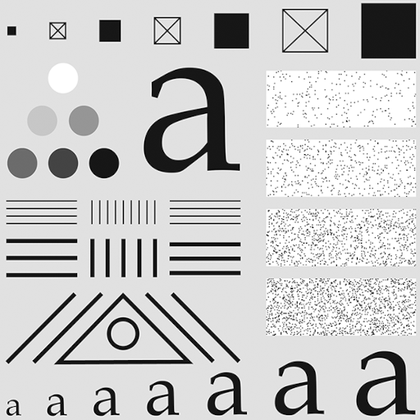
%> input picture images/characters.pgm, 420 x 420 px, shrunk from 512 x 512 before the run
$ octave ex1.m   (GNU Octave 9; MATLAB toolbox functions it lacks are replaced by stand-ins)
%> lines starting %> are read from the running program, lines starting %| are printed output that depends on the picture; in (x1, y1, x2, y2) boxes, pixels count from 0 and x2, y2 are one past the last pixel; in counts of white or black regions, pixels touching at a corner belong together; the program's own positions count from 1
### lab3/ex1/centeredFourierSpectrum.m
function [spectrum, greyScaleSpectrum] = centeredFourierSpectrum(img)
    [H, W] = size(img);
    imgd = double(img);

    % in order to compute the centered Fourier spectrum, we need to first
    % multiply each pixel of the image by (-1)^(x+y)
    temp = zeros(H, W, 'double');
    for x = 1:H
        for y = 1:W
            temp(x, y) = (-1)^(x + y) * imgd(x, y);
        end
    end


    fft = fft2(temp);

    % the Fourier spectrum computed after the formula : square root of the
    % sum of the real part raised to the power of 2 and the imaginary part
    % raised to the power of 2
    spectrum = zeros(H, W, 'double');
    for x = 1:H
        for y = 1:W
            spectrum(x, y) = sqrt(real(fft(x, y))^2 + imag(fft(x, y))^2);
        end
    end


    greyScaleSpectrum = spectrum/(max(spectrum(:))) * 255;


% [19 lines of commented-out code are left out]

end

### lab3/ex1/logFourierSpectrum.m
function [log_spectrum, greyScaleLogSpectrum] = logFourierSpectrum(spectrum)

    [H, W] = size(spectrum);
    spectrum = double(spectrum);

    log_spectrum = zeros(H, W, 'double');

    % Log transformation
    for i=1:H
        for j=1:W
            formula_term = double(1 + spectrum(i,j));
            log_spectrum(i,j) = log2(formula_term);
        end
    end

    % conversion to grey scale (8-bit)
    greyScaleLogSpectrum = uint8(log_spectrum/(max(log_spectrum(:))) * 255);
end

### lab3/ex1/expFourierSpectrum.m
function exp_spectrum = expFourierSpectrum(spectrum)
    [H, W] = size(spectrum);
    spectrum = double(spectrum);

    % Exponantial transformation
    exp_spectrum = zeros(H, W, 'double');

    for i=1:H
        for j=1:W
            formula_term = double(1 + spectrum(i,j));
            exp_spectrum(i,j) = exp(formula_term);
        end
    end

    exp_spectrum = exp_spectrum/(max(exp_spectrum(:))) * 255;
end

### lab3/ex1/highPassButterworthFilter.m
function H=highPassButterworthFilter(D0,n,M,N)
% Returns centered at (M/2, N/2) kernel
rfloor = floor(M/2); rceil = ceil(M/2); % midpoint along rows
cfloor = floor(N/2); cceil = ceil(N/2); % midpoint along columns
u = -rfloor:rceil-1; % centered vector along rows
v = -cfloor:cceil-1; % centered vector along columns
[V,U] = meshgrid(v,u); % mesh of size M x N
D = ((U).^2 + (V).^2).^(1/2);
H = 1./(1 + ((D0./D).^(2*n)));
end

### lab3/ex1/convolutionFilter.m
function g = convolutionFilter(img, H)
 if size(H) ~= 2*size(img)
     error("Error. Size of H must be 2x size of the image.");
 end
  img = double(img);
  H = double(H);
  [M, N]= size(img);
  P=2*M; Q=2*N;

  imgPadded=zeros(P,Q);                 % pad the image
  imgPadded(1:M, 1:N) = img;
  imgPadded = shift(imgPadded, M,N);    % center the image

  F = fft2(imgPadded);                  % frequency domain representation
  G = F .* H;                           % convolution in frequency domain

  g = real(ifft2(G));                   % return to spatial domain
  g = shift(g, M,N);                    % uncenter the image
  g = g(1:M, 1:N);                      % extract the original image

  g=uint8(g);

  function f = shift(f, M, N)           % helper to (un)center the image
  for i=0:(M-1)
      for j=0:(N-1)
          f(i+1, j+1)=  f(i+1, j+1) * (-1)^(i+j);
      end
   end
  end
end

### lab3/ex1/ex1.m
clear all;

img = imread("..\..\images\characters.pgm");
%> img is the input picture: size 420x420 uint8; min 0, max 255, mean 201.6

% exercise 1a
[centeredSpectrum, greyScaleCenteredSpectrum] = centeredFourierSpectrum(img);
figure(); imshow(greyScaleCenteredSpectrum);
title("Centred Fourier spectrum of characters.pgm");

% exercise 1b - the previous centered Fourier spectrum to which we apply the
% log and exponential transformations
[logSpectrum, greyScaleLogSpectrum] = logFourierSpectrum(centeredSpectrum);
%> after the loop in logFourierSpectrum, `for i=1:H`:
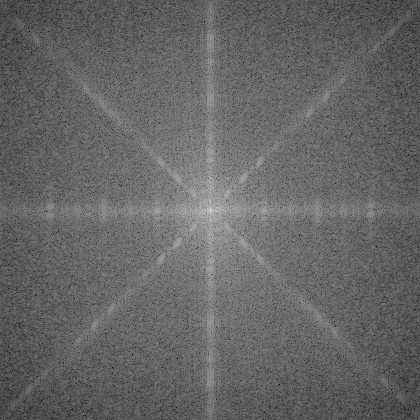
%> log_spectrum: size 420x420 double; min 4.05, max 25.08, mean 12.4; drawn with min black and max white
figure(); imshow(greyScaleLogSpectrum);
title({'Log transformation applied to the';'centered Fourier spectrum for characters.pgm'})

expSpectrum = expFourierSpectrum(logSpectrum);
figure(); imshow(expSpectrum);
title({'Exponential transformation applied to the';'log Fourier spectrum for characters.pgm'})

% exercise 1c
imgd = double(img);
ft = fft2(imgd);
conjugate = conj(ft);
conjugate(1,1) = 0;
ift = ifft2(conjugate);
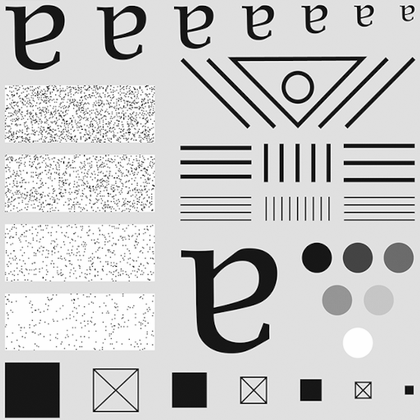
%> ift: size 420x420 double; min -201.6, max 53.42, mean 0; drawn with min black and max white
result = uint8(ift);
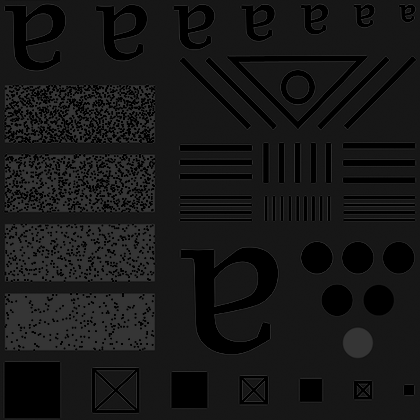
%> result: size 420x420 uint8; min 0, max 53, mean 22.9
figure(); imshow(result);
title('Result 1c')


% exercise 1f
n=2;
D0=60;
[M, N]= size(img);
%> M = 420; N = 420
P=2*M; Q=2*N;
%> after `P=2*M`: P = 840
%> after `Q=2*N`: Q = 840
H=highPassButterworthFilter(D0, n, P,Q);
out = convolutionFilter(img, H);
%> in convolutionFilter, `imgPadded(1:M, 1:N) = img;`:
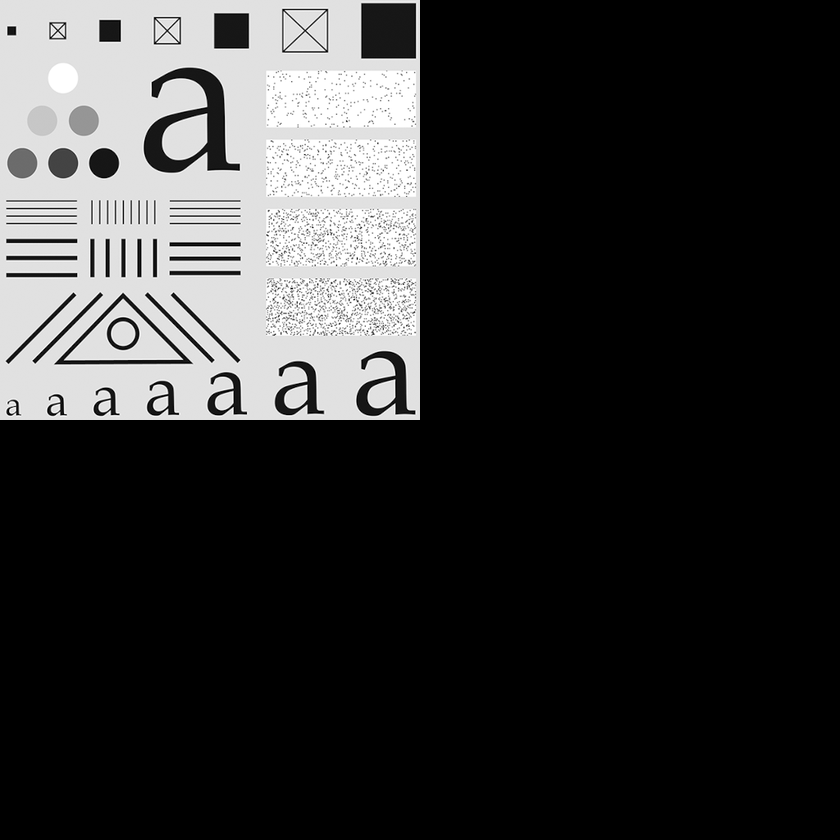
%> imgPadded: size 840x840 double; min 0, max 255, mean 50.4
%> after the loop in shift, `for i=0:(M-1)`:
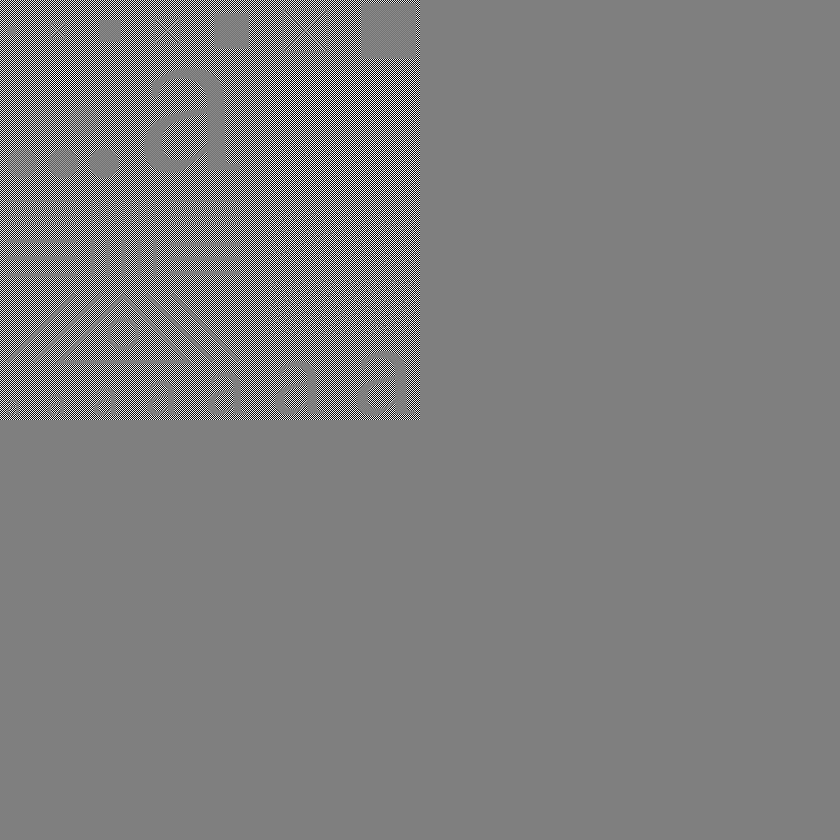
%> f: size 840x840 double; 12.46% of pixels changed, all inside (x1, y1, x2, y2) = (0, 0, 420, 420); drawn with min black and max white
%> call 2 of shift, with M = 420, N = 420
%> after the loop in shift (call 2), `for i=0:(M-1)`:
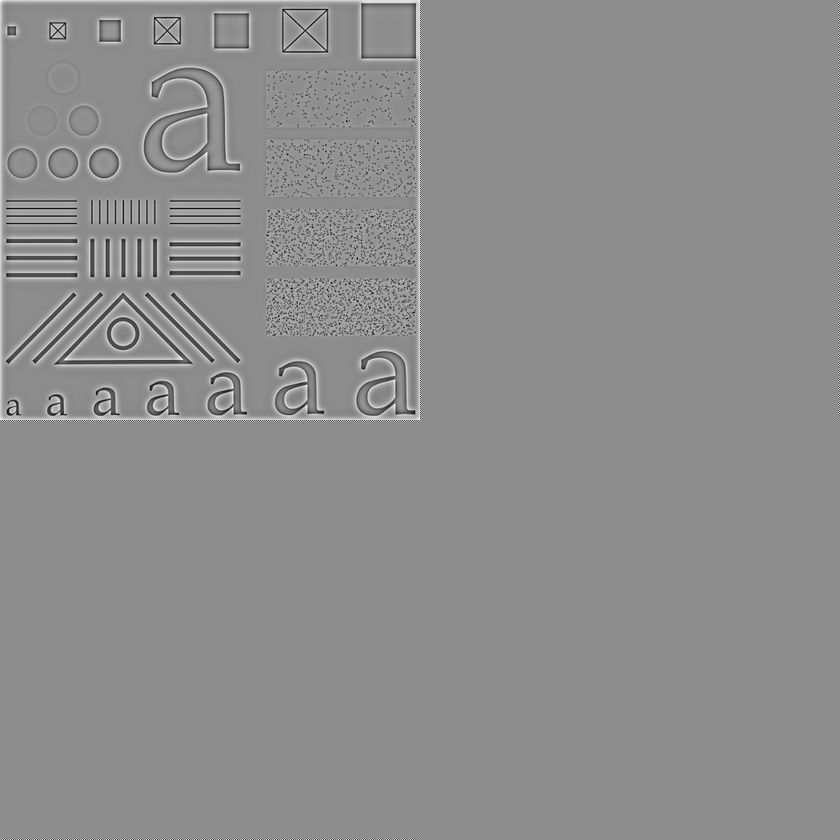
%> f: size 840x840 double; min -201.6, max 162.3, mean 0.4; drawn with min black and max white
%> in convolutionFilter, `g=uint8(g);`:
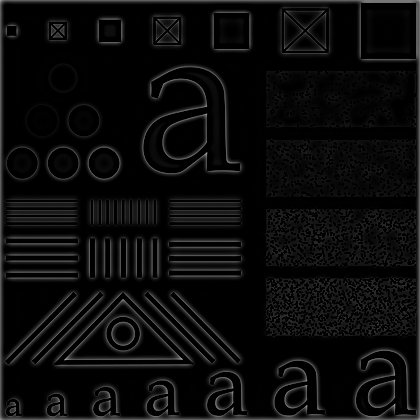
%> g: size 420x420 uint8; min 0, max 162, mean 11.5
figure(); imshow(out);
